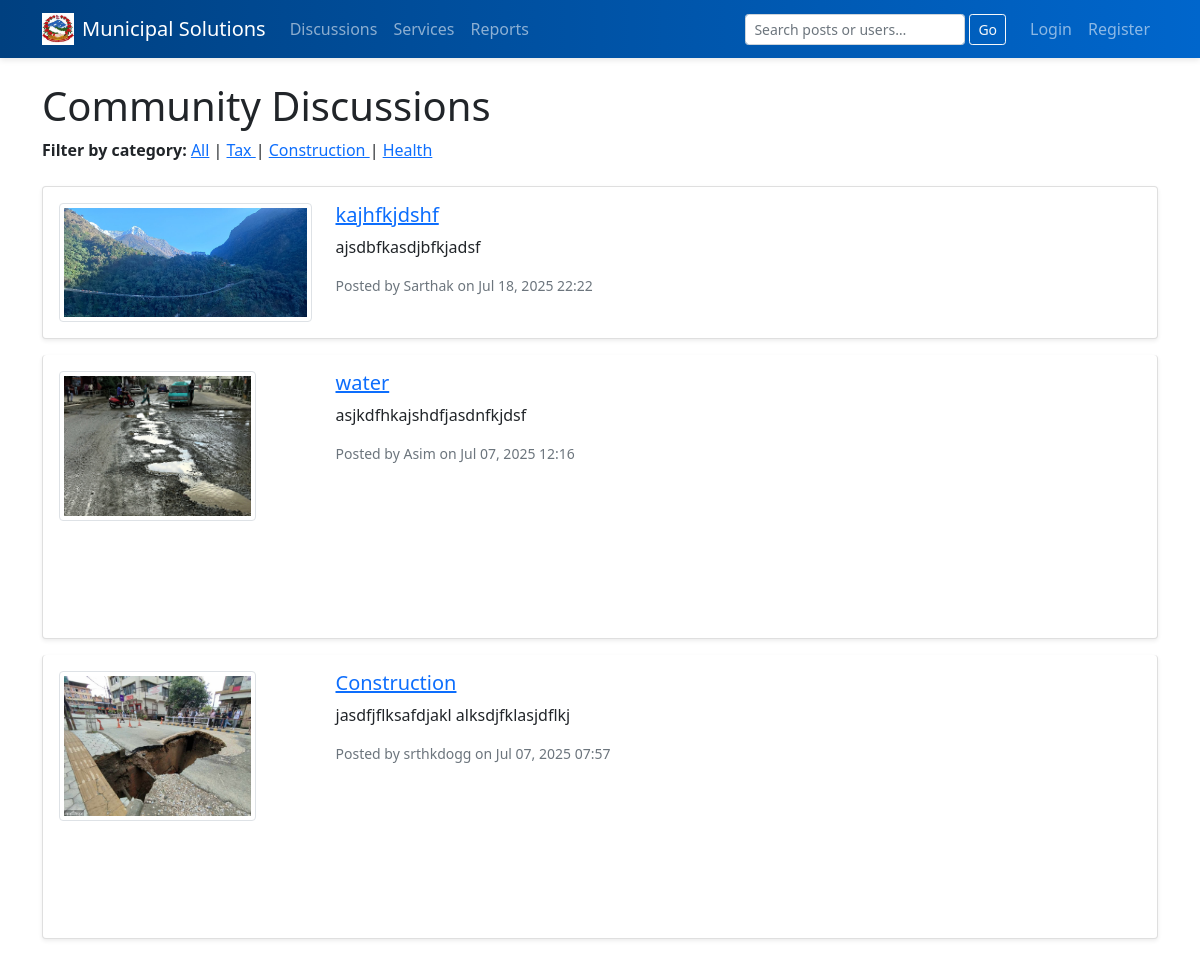
The app's page /discussions/ (upper part), older data.
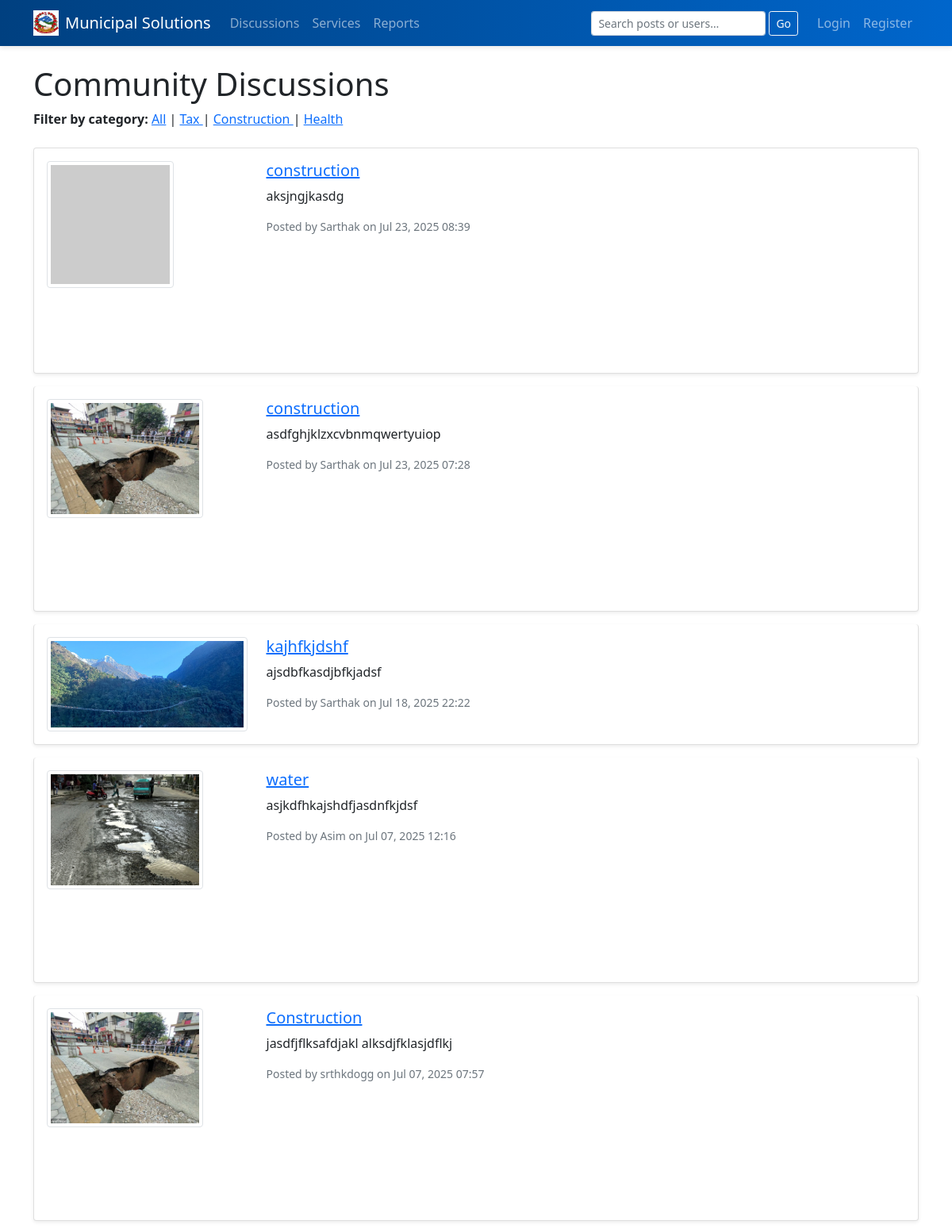
The same page, newer data.
### services/models.py (models this page shows, shortened)
class DiscussionPost(models.Model):
    CATEGORY_TAX          = 'tax'
    CATEGORY_CONSTRUCTION = 'construction'
    CATEGORY_HEALTH       = 'health'
    CATEGORY_CHOICES = [
        (CATEGORY_TAX,          'Tax'),
        (CATEGORY_CONSTRUCTION, 'Construction'),
        (CATEGORY_HEALTH,       'Health'),
    ]
    author     = models.ForeignKey(CustomUser, on_delete=models.CASCADE)
    title      = models.CharField(max_length=200)
    content    = models.TextField()
    image      = models.ImageField(upload_to='discussion_images/', blank=True, null=True)
    location   = models.CharField(max_length=100, blank=True, null=True)
    category   = models.CharField(
        max_length=20,
        choices=CATEGORY_CHOICES,
        default=CATEGORY_TAX,
        help_text="Select one: Tax, Construction or Health"
    )
    created_at = models.DateTimeField(auto_now_add=True)
    updated_at = models.DateTimeField(auto_now=True)
    likes      = models.PositiveIntegerField(default=0)
    dislikes   = models.PositiveIntegerField(default=0)

### accounts/models.py (models this page shows, shortened)
class CustomUser(AbstractUser):
    is_admin     = models.BooleanField(default=False)
    phone_number = models.CharField(max_length=20, blank=True)
    address      = models.TextField(blank=True)
    email        = models.EmailField(unique=True)

### services/views.py (the view)
# urls.py: path('discussions/', views.discussions, name='discussions'),
def discussions(request):
    cat = request.GET.get('category')
    qs = DiscussionPost.objects.all()
    if cat in dict(DiscussionPost.CATEGORY_CHOICES):
        qs = qs.filter(category=cat)
    posts = qs.order_by('-created_at')
    return render(request, 'services/discussions.html', {
        'posts': posts,
        'selected_category': cat,   # so template knows what’s active
    })

### templates/services/discussions.html (shortened to what this page needs)
{% extends 'base.html' %}
{% block content %}
<h1>Community Discussions</h1>
<div class="mb-4">
  <strong>Filter by category:</strong>
  <a href="{% url 'discussions' %}">All</a> |
  <a href="{% url 'discussions' %}?category=tax"
     {% if selected_category == 'tax' %}class="text-primary fw-bold"{% endif %}>
    Tax
  </a> |
  <a href="{% url 'discussions' %}?category=construction"
     {% if selected_category == 'construction' %}class="text-primary fw-bold"{% endif %}>
    Construction
  </a> |
  <a href="{% url 'discussions' %}?category=health"
     {% if selected_category == 'health' %}class="text-primary fw-bold"{% endif %}>
    Health
  </a>
</div>
<div class="list-group">
    {% for post in posts %}
    <div class="list-group-item mb-3 p-3 rounded shadow-sm">
        <div class="row">
            <div class="col-md-3 mb-2 mb-md-0">
                {% if post.image %}
                    <img src="{{ post.image.url }}" class="img-thumbnail" style="max-height: 150px;">
                {% else %}
                    <img src="https://via.placeholder.com/150" class="img-thumbnail" alt="No Image">
                {% endif %}
            </div>
            <div class="col-md-9">
                <h5><a href="{% url 'post_detail' post.id %}">{{ post.title }}</a></h5>
                <p>{{ post.content|truncatechars:150 }}</p>
                <small class="text-muted d-block mb-2">
                    Posted by {{ post.author.username }} on {{ post.created_at|date:"M d, Y H:i" }}
                </small>
                {% if post.location %}
                    <div id="map-{{ forloop.counter }}" class="rounded" style="height: 150px;"></div>
                {% endif %}
            </div>
        </div>
    </div>
    {% empty %}
    <div class="list-group-item">No discussions yet.</div>
    {% endfor %}
</div>
<link rel="stylesheet" href="https://unpkg.com/leaflet/dist/leaflet.css" />
{% endblock %}

Row changes from the older to the newer data that the page shows:
added DiscussionPost: title "construction", content "aksjngjkasdg", author.username "Sarthak", created_at "Jul 23, 2025 08:39"
added DiscussionPost: image (picture), title "construction", content "asdfghjklzxcvbnmqwertyuiop", author.username "Sarthak", created_at "Jul 23, 2025 07:28"
